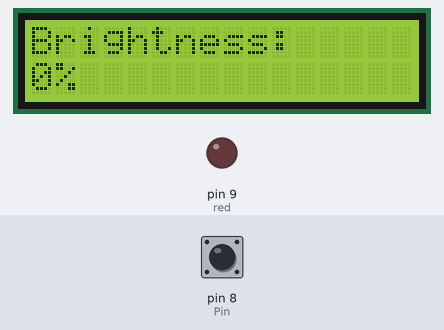
A sketch run on a simulated Arduino Uno, built with avr-gcc and run on an emulated ATmega328P. Parts: 16×2 character LCD, output pins drawn as LEDs (lit = HIGH). The inputs (shaded band) are chosen by the test bench; at power-on: pin 8 (Pin) LOW.

Above: at 1.2 s.
1.3 s: pin 8 (Pin) driven HIGH
At 2.0 s:
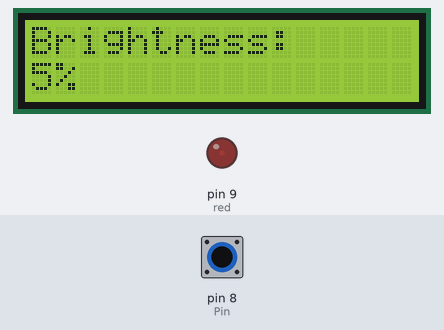
2.8 s: pin 8 (Pin) pulsed LOW 5 times (0.12 s each, 0.3 s apart)
At 4.6 s:
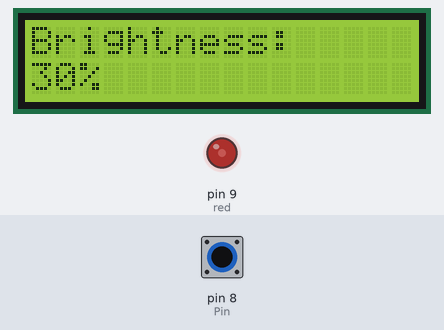
5.8 s: pin 8 (Pin) pulsed LOW 5 times (0.12 s each, 0.3 s apart)
At 8.5 s:
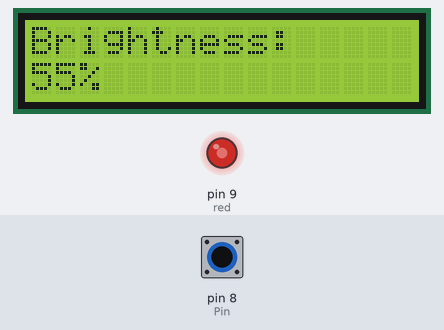
Timing chart, 0 to 10.0 s (numbered marks = the images above; inputs shaded):
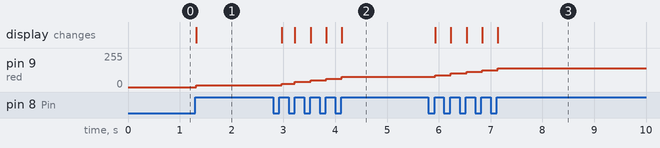

Measured:
- after the input at 1.3 s, pin 9 (red): 0/255 → 12/255 at once; the display: changes at once (image 1)
- after the input at 2.8 s, pin 9 (red): moves from 12/255 to 76/255 over 1.2 s, starting after 0.17 s; the display: first changes after 0.17 s (image 2 shows a later state)
- after the input at 5.8 s, pin 9 (red): moves from 76/255 to 140/255 over 1.2 s, starting after 0.13 s; the display: first changes after 0.13 s (image 3 shows a later state)

The sketch:

LedBrightnessControl.ino
```cpp
#include <LiquidCrystal.h>
LiquidCrystal lcd(12, 11, 5, 4, 3, 2);
const int Pin = 8;
const int red = 9;

// Змінні для управління яскравістю
int brightness = 0; // Поточна яскравість у відсотках
int step = 5;       // Поточний крок зміни яскравості
bool lastButtonState = false;

void setup() {

  pinMode(Pin, INPUT);

  pinMode(red, OUTPUT);

  lcd.begin(16, 2);

  lcd.setCursor(0, 0);
  lcd.print("Brightness:");
  lcd.setCursor(0, 1);
  lcd.print("0%            ");
}

void loop() {
  bool currentButtonState = digitalRead(Pin);

  if (currentButtonState && !lastButtonState) {
    brightness += step;

    if (brightness > 100) {
      brightness = 100;
      step = -10;
    } else if (brightness < 0) {
      brightness = 0;
      step = 5;
    }

    analogWrite(red, map(brightness, 0, 100, 0, 255));

    lcd.setCursor(0, 1);
    lcd.print(brightness);
    lcd.print("%            ");
  }

  lastButtonState = currentButtonState;

  delay(50);
}
```
